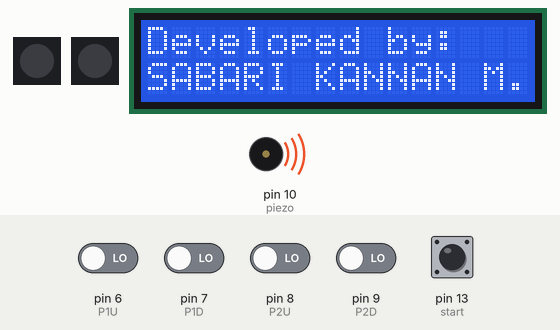
Recording of a sketch running on a simulated Arduino Uno, built with avr-gcc and run on an emulated ATmega328P. On the bench: 2 × 1 RGB LEDs in strip order, left to right, 16×2 character LCD, buzzer (waves = sounding). Inputs (shaded band) come from the test bench; at power-on: pin 6 (P1U), pin 7 (P1D), pin 8 (P2U), pin 9 (P2D), pin 13 (start) LOW.

Above: at 1.7 s.
At 5.8 s:
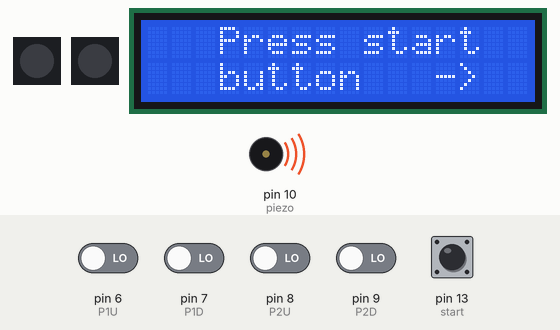
5.9 s: pin 13 (start) pulled HIGH for 0.15 s
At 6.9 s:
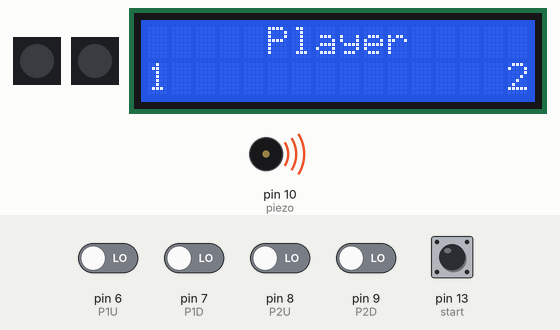
9.0 s: pin 6 (P1U) driven HIGH
At 11.75 s:
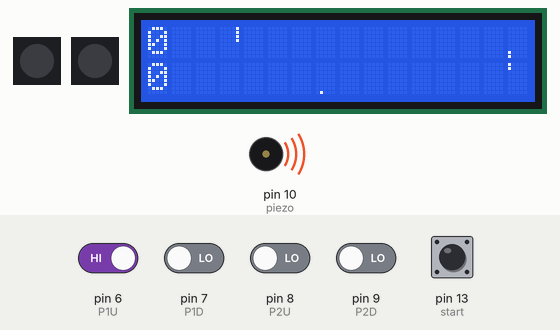
12.0 s: pin 6 (P1U) driven LOW
At 19.2 s:
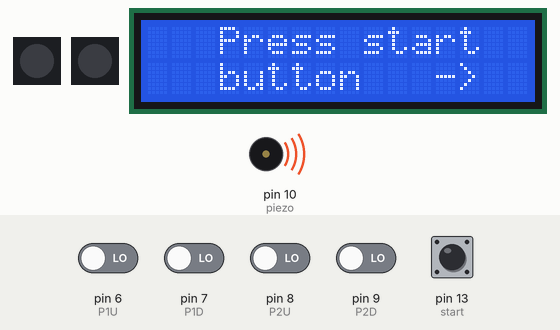
Timing chart, 0 to 20.7 s (numbered marks = the images above; inputs shaded):
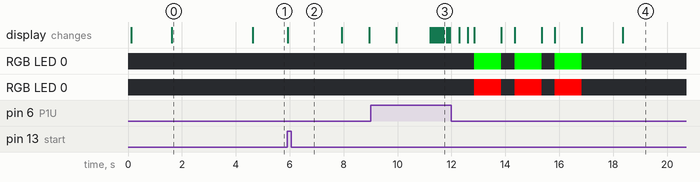

The sketch:

arduino_uno_ping_pong_game_v2_0.ino
```cpp
/*
  Title 		    : Arduino UNO Ping Pong Game v2.0
  Programmed by	: Sabari Kannan M
  Place			    : Coimbatore, Tamil Nadu, India.
  Created on	  : 22 March 2019
  Last edit 	  : 25 March 2019
*/

// include the LiquidCrystal library
#include <LiquidCrystal.h>
LiquidCrystal lcd(12, 11, 5, 4, 3, 2);

// include the Adafruit_NeoPixel library
#include <Adafruit_NeoPixel.h>

// LED for player 1
#define neoPixel1 0
// LED for player 2
#define neoPixel2 1
#define LEDs 1

//create a NeoPixel strip1
Adafruit_NeoPixel strip1 = Adafruit_NeoPixel(LEDs, neoPixel1, NEO_GRB + NEO_KHZ800);

//create a NeoPixel strip2
Adafruit_NeoPixel strip2 = Adafruit_NeoPixel(LEDs, neoPixel2, NEO_GRB + NEO_KHZ800);

//Start, pause button
#define start 13
// Player1 up push button pin
#define P1U 6
// Player1 down push button pin
#define P1D 7
// Player2 up push button pin
#define P2U 8
// Player2 down push button pin
#define P2D 9
// piezo electric crystal pin
#define piezo 10

//paddle1
byte paddle1[16] = {0, 0, 0, 0, 0, 0, 1, 1, 1, 1, 0, 0, 0, 0, 0, 0};	  // array to hold paddle1 LCD row-0&1 values
byte player11[8] = {0, 0, 0, 0, 0, 0, 1, 1};							              // array to hold paddle1 LCD row-0 values
byte player12[8] = {1, 1, 0, 0, 0, 0, 0, 0};							              // array to hold paddle1 LCD row-1 values

//paddle2
byte paddle2[16] = {0, 0, 0, 0, 0, 0, 16, 16, 16, 16, 0, 0, 0, 0, 0, 0};// array to hold paddle2 LCD row-0&1 values
byte player21[8] = {0, 0, 0, 0, 0, 0, 16, 16};							            // array to hold paddle2 LCD row-0 values
byte player22[8] = {16, 16, 0, 0, 0, 0, 0, 0};							            // array to hold paddle2 LCD row-1 values

//ball
byte ball[16] = {0, 0, 0, 0, 0, 0, 0, 1, 0, 0, 0, 0, 0, 0, 0, 0};		    // array to hold ball LCD row-0&1 values
byte ball1[8] = {0, 0, 0, 0, 0, 0, 0, 1};								                // array to hold ball LCD row-0 values
byte ball2[8] = {0, 0, 0, 0, 0, 0, 0, 0};								                // array to hold ball LCD row-1 values

/*
	  x 			- cursor for ball
    bounce 		- status of bounce (0 - ball moves down, 1 - ball moves up)
    direction 	- direction of ball (L - left, R - right)
    v1, v2 & v3 - variables used to check whether the ball hits the paddles or not
    score1 		- score of player1
    score2 		- score of player2
    game		- start/stop (0 - stop, 1 - start)
*/
int x = 0, bounce = 0, v1 = 0, v2 = 0, v3 = 0;
char direction = 'L';
int score1 = 0, score2 = 0;
boolean game = 0;
int a = 0;

/*----------------------------------------setup function--------------------------------*/
void setup() {

  // initiate Neo_pixel LEDs
  strip1.begin();
  strip1.show();
  strip2.begin();
  strip2.show();

  pinMode(P1U, INPUT);			  // setting push buttons as inputs
  pinMode(P1D, INPUT);
  pinMode(P2U, INPUT);
  pinMode(P2D, INPUT);
  pinMode(start, INPUT);
  pinMode(piezo, OUTPUT);		  // setting piezo electric crystal as outputs

  piezoSound(50);				      // piezo makes sound for 50 ms
  lcd.begin(16, 2);				    // begin lcd communication
  lcd.clear();					      // clear lcd screen
  lcd.setCursor(2, 0);			  // set LCD cursor to (2, 0)
  lcd.print("Arduino UNO");	  // print data on LCD display
  lcd.setCursor(1, 1);
  lcd.print("Ping Pong Game");
  delay(1500);

  lcd.clear();
  lcd.setCursor(0, 0);
  lcd.print("Developed by:");
  lcd.setCursor(0, 1);
  lcd.print("SABARI KANNAN M.");
  delay(3000);
}
/*----------------------------------------end of setup function--------------------------------*/

/*----------------------------------------loop function---------------------------------------*/
void loop() {

  //executes this while loop untill start button is pressed
  while (game == 0) {
    for (a; a < 1; a++) {
      for (int i = 0; i < 16; i++) {
        if (6 <= i && i <= 9) {
          paddle1[i] = 1;
          paddle2[i] = 16;
        }

        else {
          paddle1[i] = 0;
          paddle2[i] = 0;
        }

        if (i == 7)ball[i] = 1;
        else ball[i] = 0;
      }
      x = 8;							            // set ball cursor to 8
      lcd.clear();
      lcd.setCursor(3, 0);
      lcd.print("Press start");
      lcd.setCursor(3, 1);
      lcd.print("button   ->");
    }

    // check whether the start button is pressed
    if (digitalRead(start) == HIGH) {
      lcd.clear();
      lcd.setCursor(5, 0);
      lcd.print("Player");
      lcd.setCursor(0, 1);
      lcd.print("1");
      lcd.setCursor(15, 1);
      lcd.print("2");
      delay(2000);

      for (int i = 3; i > 0; i--) {
        lcd.clear();
        lcd.setCursor(4, 0);
        lcd.print("Be ready!");
        lcd.setCursor(8, 1);
        lcd.print(i);
        if (i == 1)piezoSound(100);
        delay(1000);
      }
      a = 0;
      game = 1;							          // set game to 1, exits the while loop and starts the game
    }
    delay(100);
  }

  // game starts
  //when P1U is pressed, the paddle1 moves up
  if (digitalRead(P1U) == HIGH) {
    paddle1Up();
    delay(50);
  }

  //when P1D is pressed, the paddle1 moves down
  if (digitalRead(P1D) == HIGH) {
    paddle1Down();
    delay(50);
  }

  //when P2U is pressed, the paddle2 moves up
  if (digitalRead(P2U) == HIGH) {
    paddle2Up();
    delay(50);
  }

  //when P2D is pressed, the paddle2 moves down
  if (digitalRead(P2D) == HIGH) {
    paddle2Down();
    delay(50);
  }

  //split paddle1 array into 2 arrays, paddle11 and paddle12
  for (int i = 0; i <= 7; i++) {
    player11[i] = paddle1[i];
  }

  for (int i = 0, j = 8; i <= 7, j <= 15; i++, j++) {
    player12[i] = paddle1[j];
  }

  //split paddle2 array into 2 arrays, paddle21 and paddle22
  for (int i = 0; i <= 7; i++) {
    player21[i] = paddle2[i];
  }

  for (int i = 0, j = 8; i <= 7, j <= 15; i++, j++) {
    player22[i] = paddle2[j];
  }

  //split ball array into 2 arrays, ball11 and ball12
  for (int i = 0; i <= 7; i++) {
    ball1[i] = ball[i];
  }

  for (int i = 0, j = 8; i <= 7, j <= 15; i++, j++) {
    ball2[i] = ball[j];
  }

  //create custom shapes for paddle1, paddle2 and ball
  lcd.createChar(0, player11);
  lcd.createChar(1, player12);
  lcd.createChar(2, player21);
  lcd.createChar(3, player22);
  lcd.createChar(4, ball1);
  lcd.createChar(5, ball2);

  //print paddle1, paddle2 and ball
  lcd.clear();
  lcd.setCursor(0, 0);	// position of score1
  lcd.print(score1);
  lcd.setCursor(0, 1);	// position of score2
  lcd.print(score2);

  lcd.setCursor(3, 0);	// position of player11
  lcd.write(byte(0));
  lcd.setCursor(3, 1);	// position of player12
  lcd.write(byte(1));
  lcd.setCursor(15, 0);	// position of player21
  lcd.write(byte(2));
  lcd.setCursor(15, 1);	// position of player22
  lcd.write(byte(3));
  lcd.setCursor(x, 0);	// position of ball1, x is changed to move the ball on the display
  lcd.write(byte(4));
  lcd.setCursor(x, 1);	// position of ball2, x is changed to move the ball on the display
  lcd.write(byte(5));

  // checks whether the ball hits the paddle1
  if (x == 3) {
    for (int b = 0; b < 16; b++) {
      if (ball[b] != 0) {
        v1 = ball[b];
        v2 = paddle1[b];
      }
    }

    // if ball hits paddle1, change direction of ball to R (right)
    if (v1 == v2) {
      direction = 'R';
      score1 += 1;
      piezoSound(10);
    }

    // else display the winner
    else {
      lcd.clear();
      lcd.setCursor(3, 0);
      lcd.print("Game over");
      lcd.setCursor(4, 1);
      lcd.print("P2 won!");

      // green LED glows for winner and red for looser with piezo electric crystal sound
      for (int i = 0; i < 3; i++) {
        strip1.setPixelColor(0, 255, 0, 0);
        strip1.show();
        strip2.setPixelColor(0, 0, 255, 0);
        strip2.show();
        piezoSound(500);
        delay(500);
        strip1.setPixelColor(0, 0, 0, 0);
        strip1.show();
        strip2.setPixelColor(0, 0, 0, 0);
        strip2.show();
        delay(500);
      }

      // set scores to 0 and restart the game
      score1 = score2 = 0;
      delay(1000);
      game = 0;
    }
  }

  // checks whether the ball hits the paddle2
  if (x == 15) {
    for (int b = 0; b < 16; b++) {
      if (ball[b] != 0) {
        v1 = ball[b];
        v3 = paddle2[b];
      }
    }

    // if ball hits paddle2, change direction of ball to L (left)
    if (v1 == v3) {
      direction = 'L';
      score2 += 1;
      piezoSound(10);
    }

    // else display the winner
    else {
      lcd.clear();
      lcd.setCursor(3, 0);
      lcd.print("Game over");
      lcd.setCursor(4, 1);
      lcd.print("P1 won!");

      // green LED glows for winner and red for looser with piezo electric crystal sound
      for (int i = 0; i < 3; i++) {
        strip1.setPixelColor(0, 0, 255, 0);
        strip1.show();
        strip2.setPixelColor(0, 255, 0, 0);
        strip2.show();
        piezoSound(500);
        delay(500);
        strip1.setPixelColor(0, 0, 0, 0);
        strip1.show();
        strip2.setPixelColor(0, 0, 0, 0);
        strip2.show();
        delay(500);
      }

      // set scores to 0 and restart the game
      score1 = score2 = 0;
      delay(1000);
      game = 0;
    }
  }

  // if direction is L (left), move ball to left
  if (direction == 'L') {
    for (int b = 0; b < 16; b++)
      if (ball[b] == 16) x -= 1;

    if (bounce == 0)
      ballLeftDown();
    else
      ballLeftUp();
  }

  // if direction is R (right), move ball to right
  if (direction == 'R') {
    for (int b = 0; b < 16; b++)
      if (ball[b] == 1) x += 1;

    if (bounce == 0)
      ballRightDown();
    else
      ballRightUp();
  }
}

/*----------------------------------------end of loop function--------------------------------*/

/*-------------------------------------------other functions----------------------------------*/

//paddle1Up function
void paddle1Up() {
  if (paddle1[0] != 1) {
    int temp = paddle1[0], i;
    for (i = 0; i < 16; i++)
      paddle1[i] = paddle1[i + 1];
    paddle1[i] = temp;
  }
}

//paddle1Down function
void paddle1Down() {
  if (paddle1[15] != 1) {
    int temp = paddle1[15], i;
    for (i = 15; i > 0; i--)
      paddle1[i] = paddle1[i - 1];
    paddle1[i] = temp;
  }
}

//paddle2Up function
void paddle2Up() {
  if (paddle2[0] != 16) {
    int temp = paddle2[0], i;
    for (i = 0; i < 16; i++)
      paddle2[i] = paddle2[i + 1];
    paddle2[i] = temp;
  }
}

//paddle2Down function
void paddle2Down() {
  if (paddle2[15] != 16) {
    int temp = paddle2[15], i;
    for (i = 15; i > 0; i--)
      paddle2[i] = paddle2[i - 1];
    paddle2[i] = temp;
  }
}

//ballLeftDown function
void ballLeftDown() {

  if (ball[15] == 0) {
    int temp = ball[15], i;
    for (i = 15; i > 0; i--)
      ball[i] = ball[i - 1];
    ball[i] = temp;
    ballLeft();
  }
  else {
    bounce = 1;
    piezoSound(10);
  }
}

//ballLeftUp function
void ballLeftUp() {

  if (ball[0] == 0) {
    int temp = ball[0], i;
    for (i = 0; i < 15; i++)
      ball[i] = ball[i + 1];
    ball[i] = temp;
    ballLeft();
  }
  else {
    bounce = 0;
    piezoSound(10);
  }
}

//ballRightDown function
void ballRightDown() {

  if (ball[15] == 0) {
    int temp = ball[15], i;
    for (i = 15; i > 0; i--)
      ball[i] = ball[i - 1];
    ball[i] = temp;
    ballRight();
  }
  else {
    bounce = 1;
    piezoSound(10);
  }
}

//ballRightUp function
void ballRightUp() {

  if (ball[0] == 0) {
    int temp = ball[0], i;
    for (i = 0; i < 15; i++)
      ball[i] = ball[i + 1];
    ball[i] = temp;
    ballRight();
  }
  else {
    bounce = 0;
    piezoSound(10);
  }
}

// ballRight function
void ballRight() {
  for (int b = 0; b < 16; b++) {
    if (ball[b] != 0) {
      if (ball[b] == 16)ball[b] = 8;
      else if (ball[b] == 8) ball[b] = 4;
      else if (ball[b] == 4) ball[b] = 2;
      else if (ball[b] == 2) ball[b] = 1;
      else if (ball[b] == 1) ball[b] = 16;
    }
  }
}

// ballLeft function
void ballLeft() {
  for (int b = 0; b < 16; b++) {
    if (ball[b] != 0) {
      if (ball[b] == 1)ball[b] = 2;
      else if (ball[b] == 2) ball[b] = 4;
      else if (ball[b] == 4) ball[b] = 8;
      else if (ball[b] == 8)ball[b] = 16;
      else if (ball[b] == 16)ball[b] = 1;
    }
  }
}

//piezoSound function
void piezoSound(int d) {
  analogWrite(piezo, 20);
  delay(d);
  analogWrite(piezo, 0);
}

/*-------------------------------------------end of other functions----------------------------------*/

/*-----------------------------------------------end of program-------------------------------------*/
```

Measured:
- after the input at 5.9 s, the display: changes at once (image 2)
- what the display in image 0 shows lasts 3.0 s, from 1.6 s to 4.6 s
